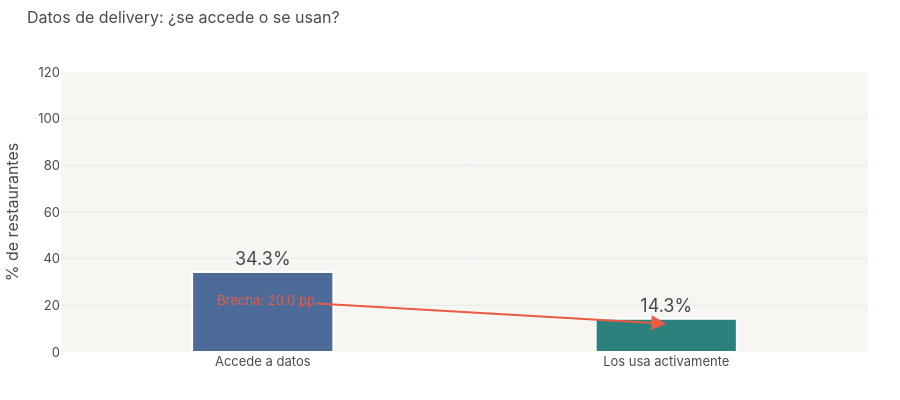

This figure's notebook cell:
### Markdown cell above
## G8 · Brecha acceso vs. uso de datos de delivery
*Escena 6 — dos barras comparativas con flecha de brecha*

### Code cell
# ── G8 · Brecha acceso vs. uso de datos delivery (E6) ────────────────────────
# p12b: 0=No/NS, 1=Disponible, 2=Consulta activa
acceso = (df["p12b - Uso datos delivery (0=No/NS, 1=Disponible, 2=Consulta activa)"] >= 1).sum()
uso    = (df["p12b - Uso datos delivery (0=No/NS, 1=Disponible, 2=Consulta activa)"] == 2).sum()
n = len(df)

pct_acceso = round(acceso/n*100, 1)
pct_uso    = round(uso/n*100, 1)

fig8 = go.Figure()
fig8.add_trace(go.Bar(
    x=["Accede a datos", "Los usa activamente"],
    y=[pct_acceso, pct_uso],
    marker=dict(color=[AZUL_P, VERDE_A], line=dict(color="white", width=2)),
    text=[f"{pct_acceso}%", f"{pct_uso}%"],
    textposition="outside",
    textfont=dict(size=18, color=GRIS_T, family="Inter, Arial, sans-serif"),
    width=0.35,
))

# Flecha de brecha
fig8.add_annotation(
    ax=0, ay=pct_acceso/2 + 5, axref="x", ayref="y",
    x=1, y=pct_uso/2 + 5, xref="x", yref="y",
    showarrow=True, arrowhead=2, arrowsize=1.5, arrowwidth=2,
    arrowcolor=CORAL,
    text=f"  Brecha: {round(pct_acceso - pct_uso, 1)} pp",
    font=dict(color=CORAL, size=13),
)

fig8.update_layout(**base_layout("Datos de delivery: ¿se accede o se usan?", height=400, showlegend=False),
                   xaxis=dict(showgrid=False),
                   yaxis=dict(showgrid=True, gridcolor="#E8E8E8",
                              range=[0, max(pct_acceso, 100)*1.2], zeroline=False,
                              title="% de restaurantes"))
fig8.show()
fig8.write_html(os.path.join(OUTPUT_PATH, "G8_brecha_delivery.html"))
print("✓ G8 guardado")

### Figure 1 — Plotly figure (JSON) as saved in the notebook; plotly's stock layout.template omitted (floating-point values rounded to 4 significant figures)
{"data": [{"marker": {"color": ["#4D6B99", "#2C817C"], "line": {"color": "white", "width": 2}}, "text": ["34.3%", "14.3%"], "textfont": {"color": "#4A4A4A", "family": "Inter, Arial, sans-serif", "size": 18}, "textposition": "outside", "type": "bar", "width": 0.35, "x": ["Accede a datos", "Los usa activamente"], "y": [34.3, 14.3]}], "layout": {"annotations": [{"arrowcolor": "#EA5A45", "arrowhead": 2, "arrowsize": 1.5, "arrowwidth": 2, "ax": 0, "axref": "x", "ay": 22.15, "ayref": "y", "font": {"color": "#EA5A45", "size": 13}, "showarrow": true, "text": "  Brecha: 20.0 pp", "x": 1, "xref": "x", "y": 12.15, "yref": "y"}], "font": {"color": "#4A4A4A", "family": "Inter, Arial, sans-serif", "size": 13}, "height": 400, "legend": {"font": {"size": 12}, "orientation": "h", "x": 1, "xanchor": "right", "y": 1.02, "yanchor": "bottom"}, "margin": {"b": 48, "l": 48, "r": 32, "t": 72}, "paper_bgcolor": "white", "plot_bgcolor": "#F7F6F3", "showlegend": false, "title": {"font": {"color": "#4A4A4A", "family": "Inter, Arial, sans-serif", "size": 16}, "text": "Datos de delivery: ¿se accede o se usan?", "x": 0.03, "xanchor": "left", "y": 0.97}, "xaxis": {"showgrid": false}, "yaxis": {"gridcolor": "#E8E8E8", "range": [0, 120], "showgrid": true, "title": {"text": "% de restaurantes"}, "zeroline": false}}}
